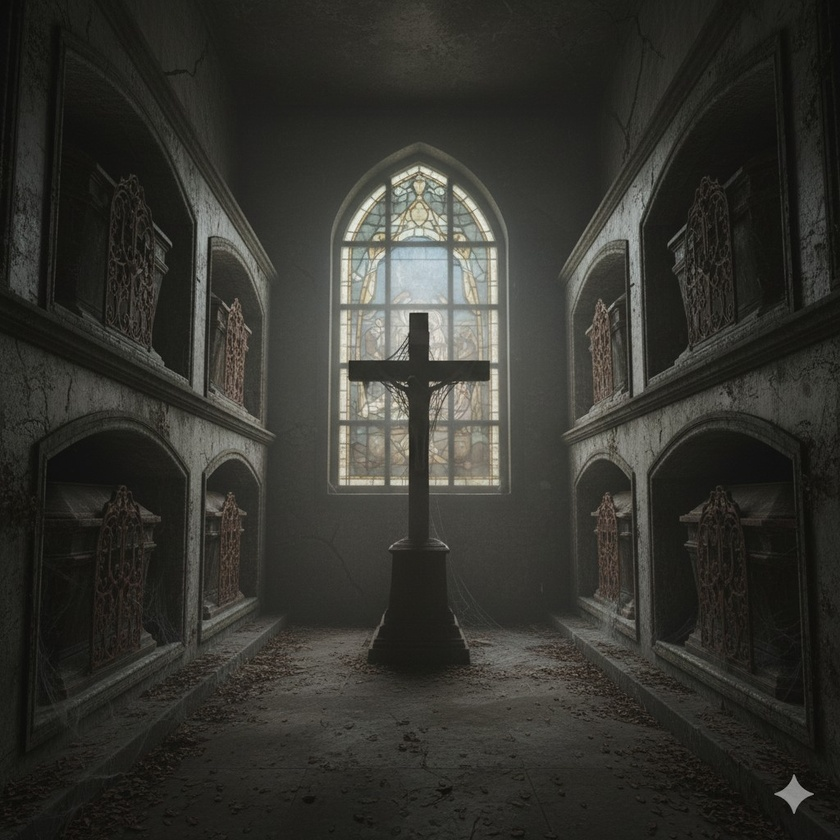
#> input picture images/1.jpg, 840 x 840 px, shrunk from 1024 x 1024 before the run
$ python transparencia.py images/1.jpg out.png 5
#> lines starting #> are read from the running program, lines starting #| are printed output that depends on the picture
from PIL import Image, ImageFilter
import sys

def remover_fundo_solido(input_path, output_path, threshold=10, remover_borda_branca=True, suavizar_bordas=True):
    """
    Transforma o fundo de cor sólida de uma imagem em transparente.

    Argumentos:
    input_path (str): Caminho para a imagem de entrada (JPG, PNG, etc.).
    output_path (str): Caminho para salvar a imagem de saída (será PNG).
    threshold (int): Tolerância para cores 'semelhantes' ao fundo (padrão: 10).
    remover_borda_branca (bool): Remove bordas brancas/claras automaticamente (padrão: True).
    suavizar_bordas (bool): Aplica transparência gradual nas bordas (padrão: True).
    """
#> called with input_path = 'images/1.jpg', output_path = 'out.png', threshold = 5, remover_borda_branca = True, suavizar_bordas = True
    try:
        # Abrir a imagem
        img = Image.open(input_path)
#> img is the input picture: PIL image 840x840 RGB; mean R, G, B 52.5, 52.2, 46.8
    except FileNotFoundError:
        print(f"Erro: O arquivo '{input_path}' não foi encontrado.")
        return
    except Exception as e:
        print(f"Erro ao abrir a imagem: {e}")
        return

    # Converter a imagem para RGBA (Vermelho, Verde, Azul, Alfa/Transparência)
    img = img.convert("RGBA")
#> img: PIL image 840x840 RGBA
    width, height = img.size
#> width = 840; height = 840

    # Obter os dados de todos os pixels da imagem
    datas = img.getdata()

    # Determinar a cor de fundo pegando o primeiro pixel (canto superior esquerdo)
    bg_color = datas[0]
#> bg_color = (13, 13, 11, 255)

    print(f"Cor de fundo detectada (R,G,B,A): {bg_color}")
#| Cor de fundo detectada (R,G,B,A): (13, 13, 11, 255)
    print("Processando imagem...")

    # Lista para armazenar os novos dados dos pixels
    newData = []

    # Iterar por cada pixel
    for item in datas:
        # Calcular a diferença de cor em relação ao fundo
        diff = abs(item[0] - bg_color[0]) + abs(item[1] - bg_color[1]) + abs(item[2] - bg_color[2])

        if diff <= threshold * 3:
            # Pixel é do fundo - tornar transparente
            newData.append((item[0], item[1], item[2], 0))
        elif suavizar_bordas and diff <= threshold * 6:
            # Pixel está na transição (borda) - aplicar transparência gradual
            # Quanto mais próximo do fundo, mais transparente
            alpha = int((diff - threshold * 3) / (threshold * 3) * 255)
            newData.append((item[0], item[1], item[2], min(255, max(0, alpha))))
        else:
            # Pixel é do objeto - manter opaco
            newData.append(item)
#> this loop made 705600 passes
#> (item, diff, alpha) on passes 22, 28, 29, 31, 32, 33, 38, 42, 43, 44, 45, 46: ((20, 20, 18, 255), 21, 102), ((19, 20, 15, 255), 17, 34), ((22, 23, 18, 255), 26, 187), ((23, 24, 18, 255), 28, 221), ((21, 22, 16, 255), 22, 119), ((20, 21, 16, 255), 20, 85), ((23, 24, 19, 255), 29, 238), ((23, 24, 19, 255), 29, 238), ((21, 22, 17, 255), 23, 136), ((23, 24, 19, 255), 29, 238), ((23, 24, 19, 255), 29, 238), ((23, 24, 19, 255), 29, 238)
#> (diff, alpha) on passes 63, 67, 68, 95, 96, 97: (29, 238), (20, 85), (23, 136), (17, 34), (26, 187), (20, 85)
#> after the loop, newData = 705600 items

    # Aplicar os novos dados de pixel à imagem
    img.putdata(newData)
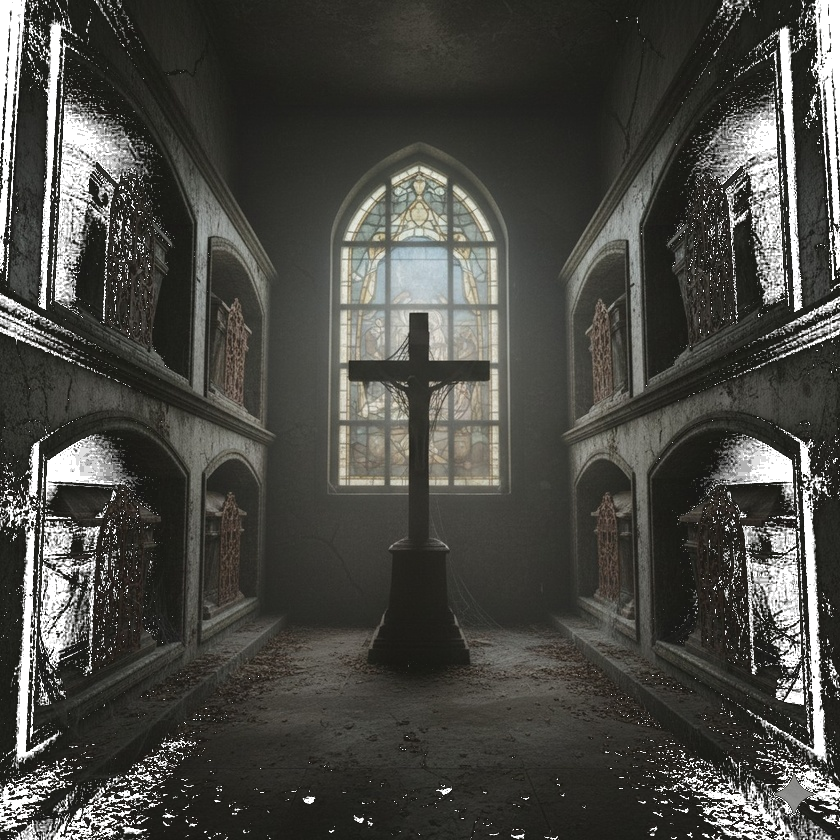
#> img: PIL image 840x840 RGBA; mean R, G, B, A 52.5, 52.2, 46.8, 232.4; transparent parts drawn white

    # ✅ REMOVER BORDAS BRANCAS (múltiplas passadas para ser mais agressivo)
    if remover_borda_branca:
        print("Removendo bordas brancas (passada 1/4)...")
        img = remover_bordas_brancas(img, threshold_branco=200, raio=2)
        print("Removendo bordas brancas (passada 2/4)...")
        img = remover_bordas_brancas(img, threshold_branco=180, raio=1)
        print("Removendo bordas brancas (passada 3/4)...")
        img = remover_bordas_brancas(img, threshold_branco=160, raio=1)
        print("Removendo bordas brancas (passada 4/4 - EXTRA AGRESSIVA)...")
        img = remover_bordas_brancas(img, threshold_branco=140, raio=2)

    # Salvar a nova imagem como PNG (que suporta transparência)
    try:
        img.save(output_path, "PNG")
        print(f"Sucesso! Imagem salva em '{output_path}'")
    except Exception as e:
        print(f"Erro ao salvar a imagem: {e}")


def remover_bordas_brancas(img, threshold_branco=220, raio=1):
    """
    Remove pixels brancos/claros que estão próximos de áreas transparentes.

    Args:
        img: Imagem PIL em modo RGBA
        threshold_branco: Valor mínimo RGB para considerar "branco" (0-255)
        raio: Raio de busca por pixels transparentes (1 = 3x3, 2 = 5x5, etc.)

    Returns:
        Imagem PIL processada
    """
#> called with threshold_branco = 200, raio = 2
    width, height = img.size
#> width = 840; height = 840
    pixels = img.load()

    # Criar uma cópia para não modificar enquanto lê
    resultado = img.copy()
    pixels_resultado = resultado.load()

    removidos = 0

    # Percorrer todos os pixels
    for y in range(height):
        for x in range(width):
            r, g, b, a = pixels[x, y]

            # Se o pixel já é transparente, pular
            if a < 10:
                continue

            # Verificar se é um pixel claro/branco (todos os canais RGB altos)
            is_branco = r >= threshold_branco and g >= threshold_branco and b >= threshold_branco

            if is_branco:
                # Verificar se está próximo de área transparente
                tem_transparente_perto = False

                # Verificar vizinhos em um raio maior
                for dy in range(-raio, raio + 1):
                    for dx in range(-raio, raio + 1):
                        nx, ny = x + dx, y + dy

                        # Verificar limites
                        if 0 <= nx < width and 0 <= ny < height:
                            _, _, _, na = pixels[nx, ny]

                            # Se algum vizinho é transparente ou semi-transparente
                            if na < 128:
                                tem_transparente_perto = True
                                break

                    if tem_transparente_perto:
                        break

                # Se tem transparente perto, remover o pixel branco
                if tem_transparente_perto:
                    pixels_resultado[x, y] = (r, g, b, 0)
                    removidos += 1
#> after the loop, removidos = 0

    print(f"  -> {removidos} pixels brancos removidos (threshold={threshold_branco}, raio={raio})")
#|   -> 0 pixels brancos removidos (threshold=200, raio=2)
    return resultado


# --- Como usar o script ---
if __name__ == "__main__":
    # Verifique se os nomes dos arquivos foram passados como argumentos
    if len(sys.argv) < 3:
        print("=" * 70)
        print("SCRIPT PARA REMOVER FUNDO E BORDAS BRANCAS DE IMAGENS")
        print("=" * 70)
        print("\nUso: python transparencia.py <entrada> <saida> [tolerancia]")
        print("\nExemplos:")
        print("  python transparencia.py moeda.jpg moeda_transparente.png")
        print("  python transparencia.py item.jpg item.png 15")
        print("\nNovos recursos:")
        print("  [OK] Remove fundo de cor solida")
        print("  [OK] Remove bordas brancas automaticamente")
        print("  [OK] Suaviza bordas com transparencia gradual (anti-aliasing)")
        print("\nParâmetros:")
        print("  entrada    : Arquivo de imagem (JPG, PNG, etc.)")
        print("  saida      : Arquivo de saída PNG")
        print("  tolerancia : Tolerância de cor 0-255 (padrão: 10)")
        print("               Aumente se o fundo não estiver sendo removido")
        print("=" * 70)
    else:
        input_file = sys.argv[1]
        output_file = sys.argv[2]

        # Opcional: permitir passar a tolerância como terceiro argumento
        tolerancia = 10
        if len(sys.argv) > 3:
            try:
                tolerancia = int(sys.argv[3])
            except ValueError:
                print(f"Aviso: Tolerância '{sys.argv[3]}' inválida. Usando padrão de {tolerancia}.")

        print(f"\n{'='*70}")
        print(f"Processando: {input_file}")
        print(f"Tolerância: {tolerancia}")
        print(f"{'='*70}\n")

        remover_fundo_solido(input_file, output_file, tolerancia,
                           remover_borda_branca=True,
                           suavizar_bordas=True)
#|   -> 0 pixels brancos removidos (threshold=180, raio=1)
#|   -> 0 pixels brancos removidos (threshold=160, raio=1)
#|   -> 47 pixels brancos removidos (threshold=140, raio=2)

$ run again, on images/16.jpg
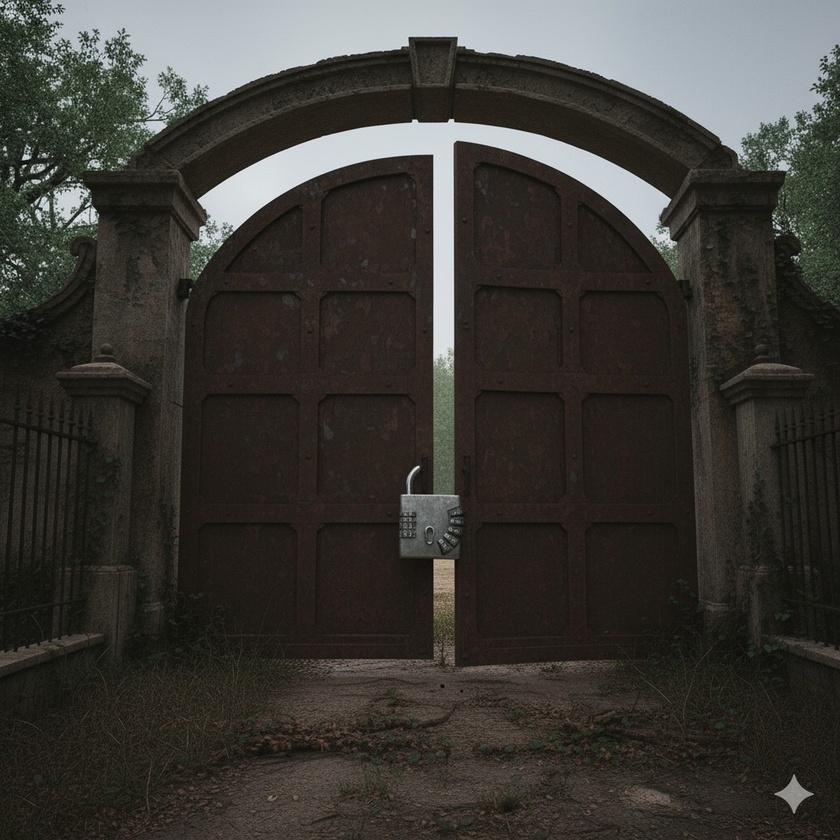
#> input picture images/16.jpg, 840 x 840 px, shrunk from 1024 x 1024 before the run
#> in remover_fundo_solido, img is the input picture: PIL image 840x840 RGB; mean R, G, B 60.1, 58.2, 53.6
#> bg_color = (114, 127, 120, 255)
#| Cor de fundo detectada (R,G,B,A): (114, 127, 120, 255)
#> the loop in remover_fundo_solido, `for item in datas:` made 705600 passes
#> (item, diff) on passes 1 to 3: ((114, 127, 120, 255), 0), ((134, 147, 140, 255), 60), ((82, 93, 87, 255), 99)
#> after the loop in remover_fundo_solido, `for item in datas:`: newData = 705600 items
#> after the loop in remover_bordas_brancas, `for y in range(height):`: removidos = 1500
#|   -> 1500 pixels brancos removidos (threshold=200, raio=2)
#|   -> 2671 pixels brancos removidos (threshold=180, raio=1)
#|   -> 3957 pixels brancos removidos (threshold=160, raio=1)
#> in remover_fundo_solido, `img = remover_bordas_brancas(img, threshold_branco=160, raio=1)`:
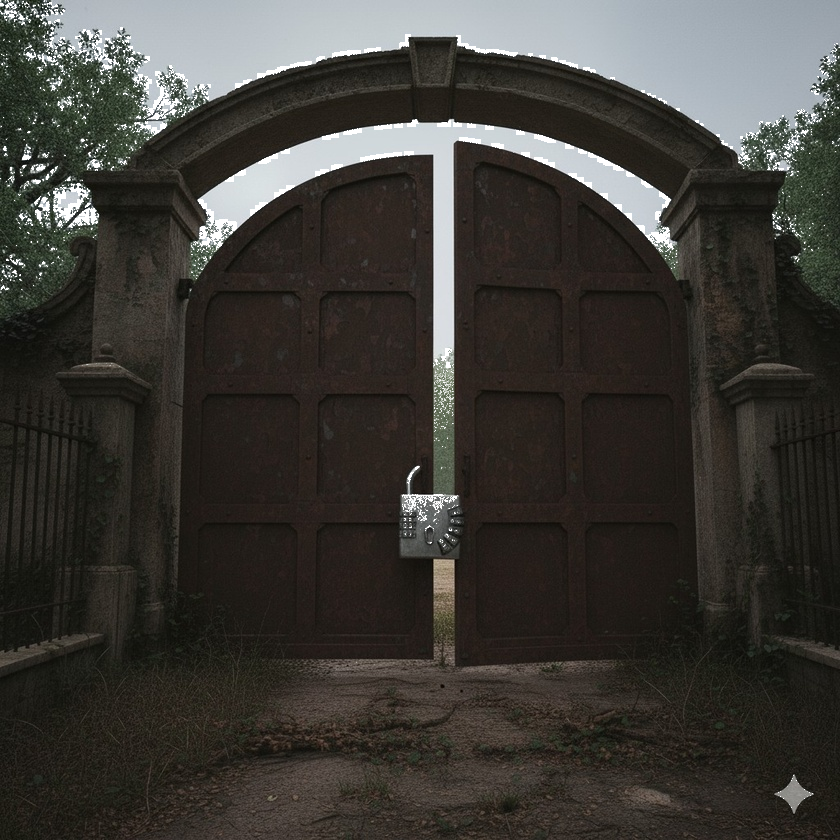
#> img: PIL image 840x840 RGBA; mean R, G, B, A 60.1, 58.2, 53.6, 251.1; transparent parts drawn white
#|   -> 8003 pixels brancos removidos (threshold=140, raio=2)

$ run again, on images/2.jpg
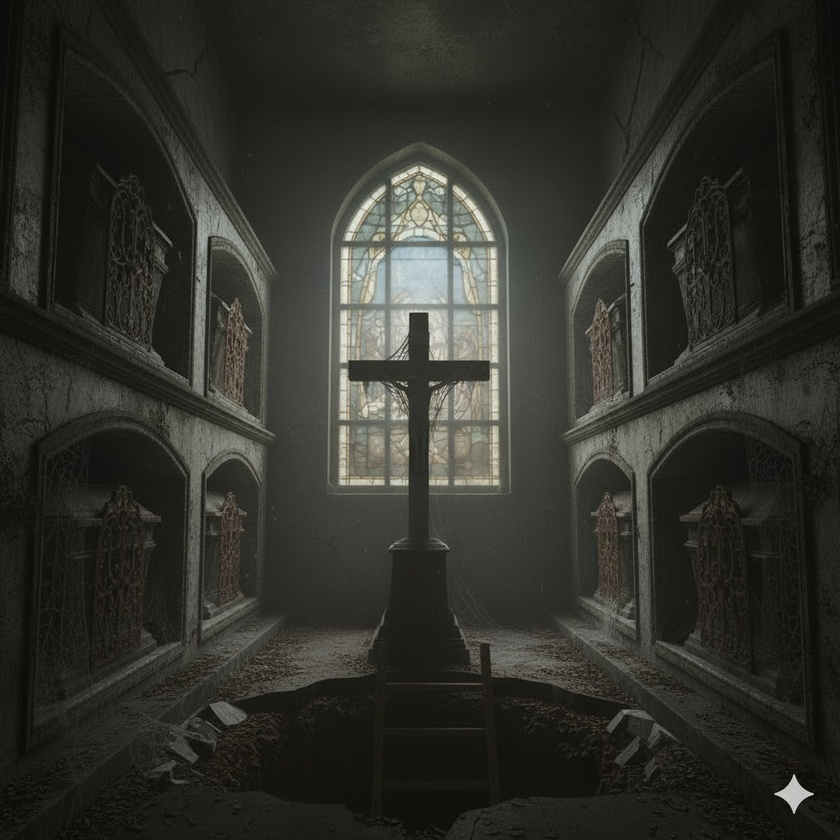
#> input picture images/2.jpg, 840 x 840 px, shrunk from 1024 x 1024 before the run
#> in remover_fundo_solido, img is the input picture: PIL image 840x840 RGB; mean R, G, B 49.3, 49.9, 43.8
#> bg_color = (14, 14, 14, 255)
#| Cor de fundo detectada (R,G,B,A): (14, 14, 14, 255)
#> the loop in remover_fundo_solido, `for item in datas:` made 705600 passes
#> (item, diff, alpha) on passes 27, 30, 31, 32, 33, 35, 37, 38: ((22, 23, 18, 255), 21, 102), ((22, 23, 17, 255), 20, 85), ((22, 23, 17, 255), 20, 85), ((25, 26, 20, 255), 29, 238), ((24, 25, 19, 255), 26, 187), ((22, 23, 17, 255), 20, 85), ((23, 24, 19, 255), 24, 153), ((21, 22, 17, 255), 18, 51)
#> after the loop in remover_fundo_solido, `for item in datas:`: newData = 705600 items
#> in remover_fundo_solido, `img.putdata(newData)`:
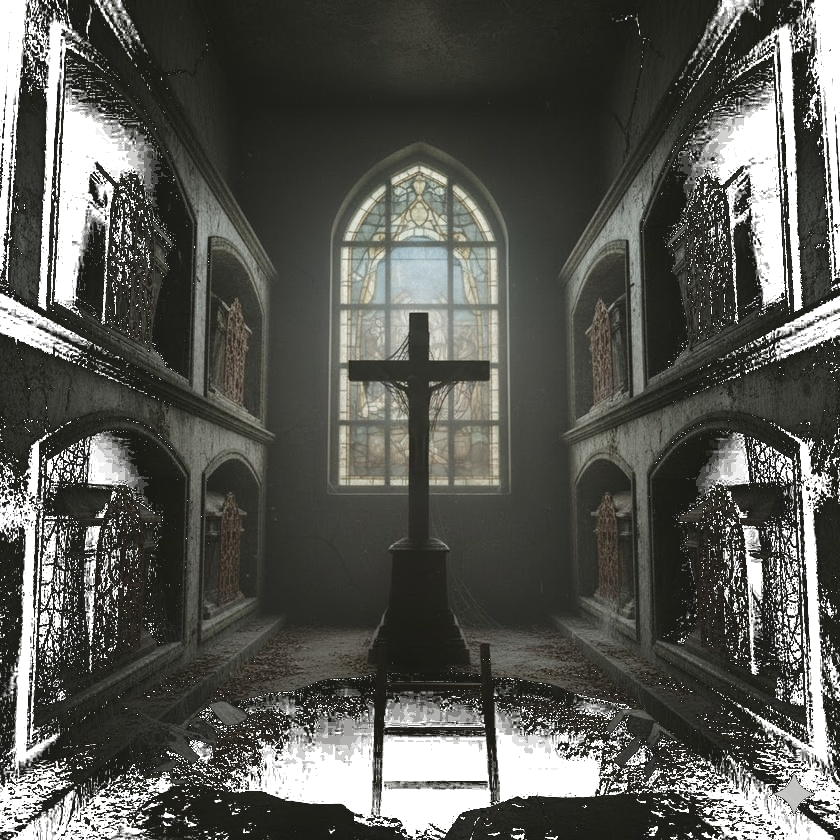
#> img: PIL image 840x840 RGBA; mean R, G, B, A 49.3, 49.9, 43.8, 213.3; transparent parts drawn white
#> after the loop in remover_bordas_brancas, `for y in range(height):`: removidos = 43
#|   -> 43 pixels brancos removidos (threshold=200, raio=2)
#|   -> 117 pixels brancos removidos (threshold=180, raio=1)
#|   -> 105 pixels brancos removidos (threshold=160, raio=1)
#|   -> 156 pixels brancos removidos (threshold=140, raio=2)

$ run again, on images/14_old.jpg
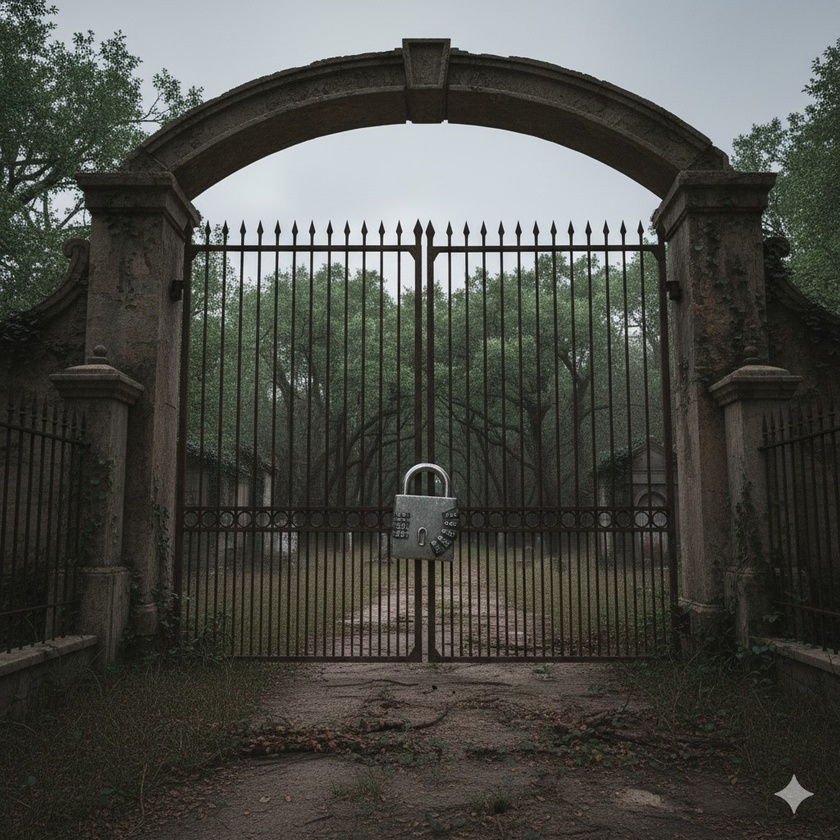
#> input picture images/14_old.jpg, 840 x 840 px, shrunk from 1024 x 1024 before the run
#> in remover_fundo_solido, img is the input picture: PIL image 840x840 RGB; mean R, G, B 75.6, 76.5, 71.1
#> bg_color = (76, 88, 86, 255)
#| Cor de fundo detectada (R,G,B,A): (76, 88, 86, 255)
#> the loop in remover_fundo_solido, `for item in datas:` made 705600 passes
#> (item, diff, alpha) on passes 16, 24, 37: ((71, 83, 79, 255), 17, 34), ((71, 80, 75, 255), 24, 153), ((68, 78, 80, 255), 24, 153)
#> after the loop in remover_fundo_solido, `for item in datas:`: newData = 705600 items
#> in remover_fundo_solido, `img.putdata(newData)`:
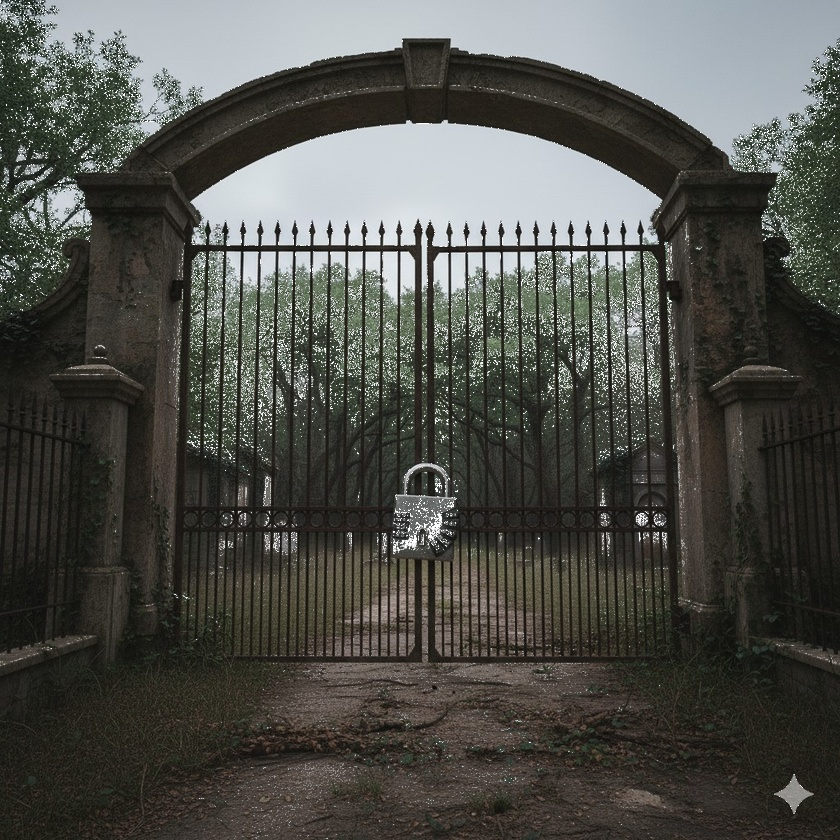
#> img: PIL image 840x840 RGBA; mean R, G, B, A 75.6, 76.5, 71.1, 249.3; transparent parts drawn white
#> after the loop in remover_bordas_brancas, `for y in range(height):`: removidos = 2775
#|   -> 2775 pixels brancos removidos (threshold=200, raio=2)
#|   -> 3937 pixels brancos removidos (threshold=180, raio=1)
#|   -> 5493 pixels brancos removidos (threshold=160, raio=1)
#|   -> 12119 pixels brancos removidos (threshold=140, raio=2)
#> in remover_fundo_solido, `img = remover_bordas_brancas(img, threshold_branco=140, raio=2)`:
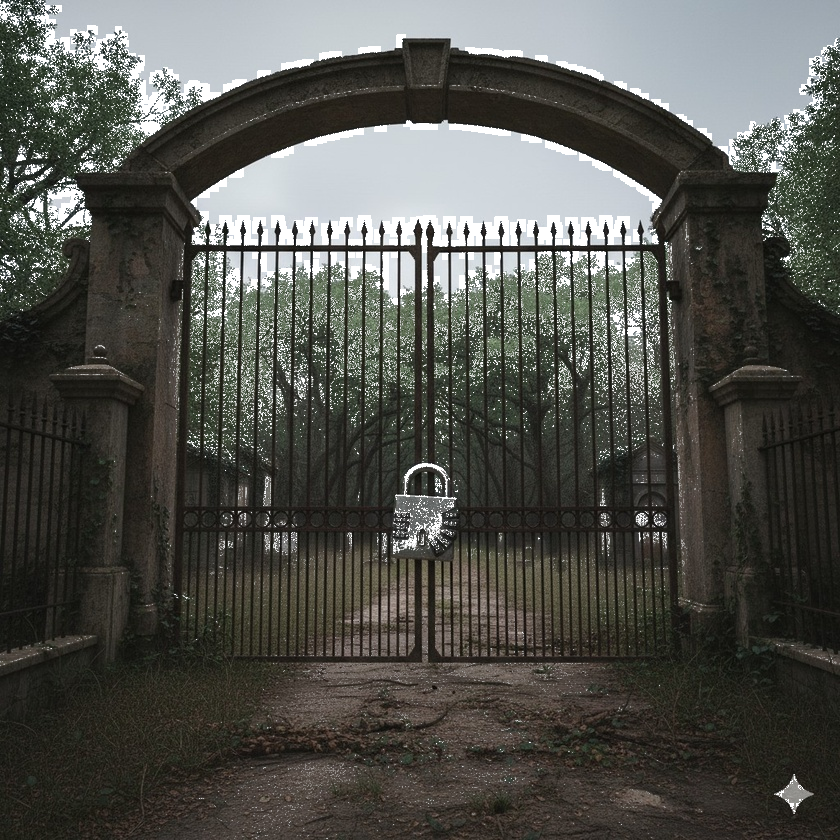
#> img: PIL image 840x840 RGBA; mean R, G, B, A 75.6, 76.5, 71.1, 240.5; transparent parts drawn white
